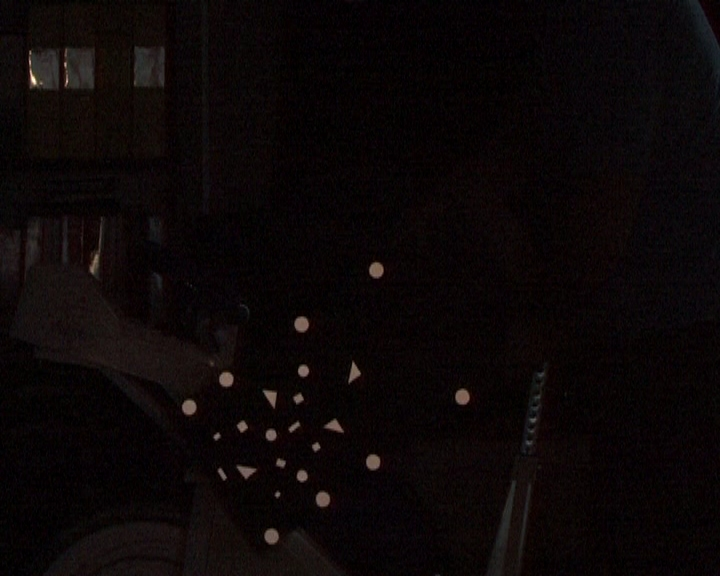
%> input picture Hafta3/nesneler_0001.jpg, 720 x 576 px; its folder holds 4 pictures in this run
$ octave hough.m   (GNU Octave 9; MATLAB toolbox functions it lacks are replaced by stand-ins)
%> lines starting %> are read from the running program, lines starting %| are printed output that depends on the picture
jpegFiles = dir('*.jpg');
numfiles = length(jpegFiles);
mydata = cell(1, numfiles);
n=1;
for k=1:numfiles
    mydata{k} = imread(jpegFiles(k).name);
    imshow( mydata{k})
% [9 lines of commented-out code are left out]
    [centers, radii, metric] = imfindcircles( mydata{k},[4 15]);
%> centers = 24 rows, first 12: [302.4 324.6; 226.8 379.8; 462.9 397.5; 189.8 407.8; 376.7 270.5; 272.2 536.7; 373.7 462.5; 323.5 499.9; 304 371.5; 302.6 476.5; 271.5 435.5; 242.9 427]; radii = 24 values, max 7.32 at index 8, min 4.06 at index 24, mean 5.71; metric = 24 values, max 0.631 at index 1, min 0.122 at index 24, mean 0.399
    centersStrong5 = centers(1:11,:);
%> centersStrong5 = [302.4 324.6; 226.8 379.8; 462.9 397.5; 189.8 407.8; 376.7 270.5; 272.2 536.7; 373.7 462.5; 323.5 499.9; 304 371.5; 302.6 476.5; 271.5 435.5]
    radiiStrong5 = radii(1:11);
%> radiiStrong5 = [7.25; 7.03; 7.14; 7.2; 7.17; 7.13; 7.04; 7.32; 5.49; 5.37; 5.3]
    metricStrong5 = metric(1:11);
%> metricStrong5 = [0.631; 0.616; 0.615; 0.615; 0.614; 0.591; 0.587; 0.586; 0.513; 0.498; 0.486]
    viscircles(centersStrong5, radiiStrong5,'EdgeColor','b');
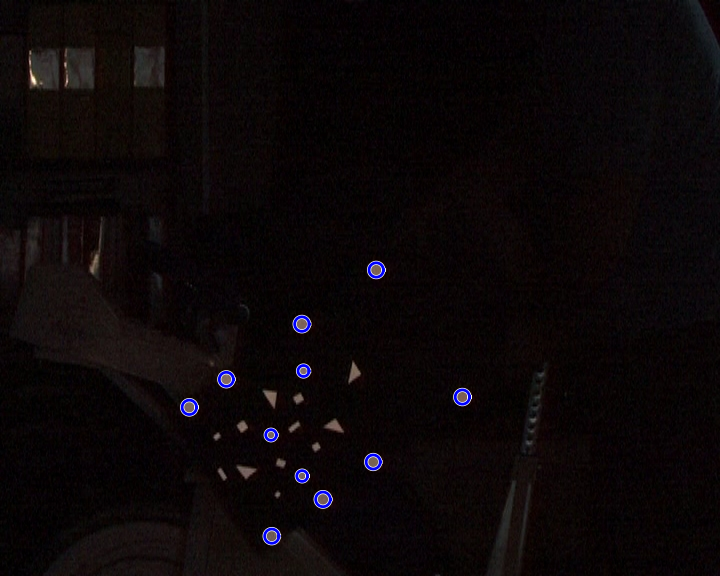
%> figure redrawn from the program's plot data
    saveas(gcf,strcat('Hough\marked_0',int2str(n)),'jpeg');
    n=n+1;
end
%> pass 2 of the loop `for k=1:numfiles`:
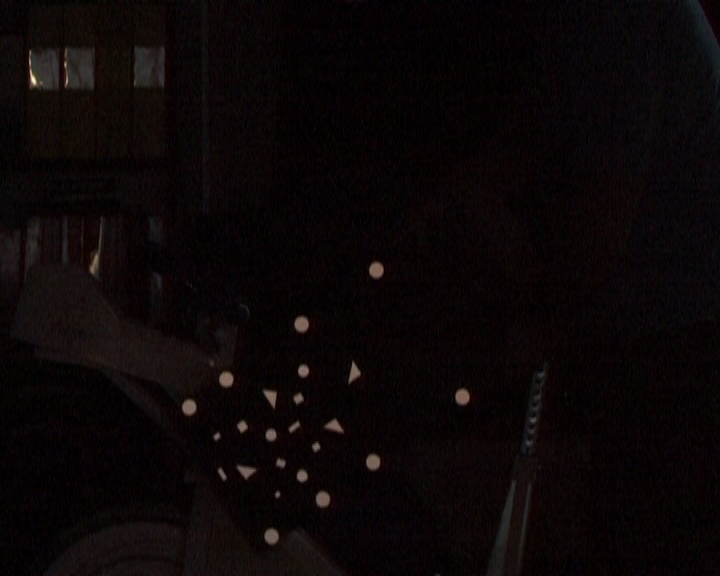
%> input picture Hafta3/nesneler_0002.jpg, 720 x 576 px
%> centers = 24 rows, first 12: [302 324.8; 376.8 270.7; 189.8 407.8; 462.7 397.5; 226.8 380; 272.2 536.8; 373.7 462.7; 323.5 499.7; 303.8 371.5; 302.7 476.5; 271.7 435.5; 243 427.1]; radii = 24 values, max 7.16 at index 4, min 4 at index 23, mean 5.79; metric = 24 values, max 0.676 at index 1, min 0.178 at index 24, mean 0.442
%> centersStrong5 = [302 324.8; 376.8 270.7; 189.8 407.8; 462.7 397.5; 226.8 380; 272.2 536.8; 373.7 462.7; 323.5 499.7; 303.8 371.5; 302.7 476.5; 271.7 435.5]
%> radiiStrong5 = [7.12; 7.04; 7.16; 7.16; 7.15; 7.14; 6.93; 6.9; 5.28; 5.16; 5.4]
%> metricStrong5 = [0.676; 0.667; 0.667; 0.665; 0.663; 0.662; 0.651; 0.622; 0.597; 0.566; 0.555]
%> `viscircles(centersStrong5, radiiStrong5,'EdgeColor','b');`:
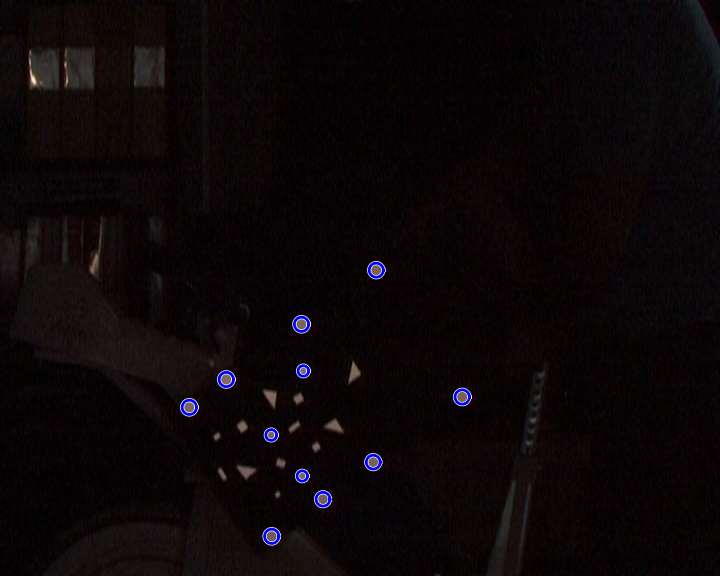
%> figure redrawn from the program's plot data
%> pass 3 of the loop `for k=1:numfiles`:
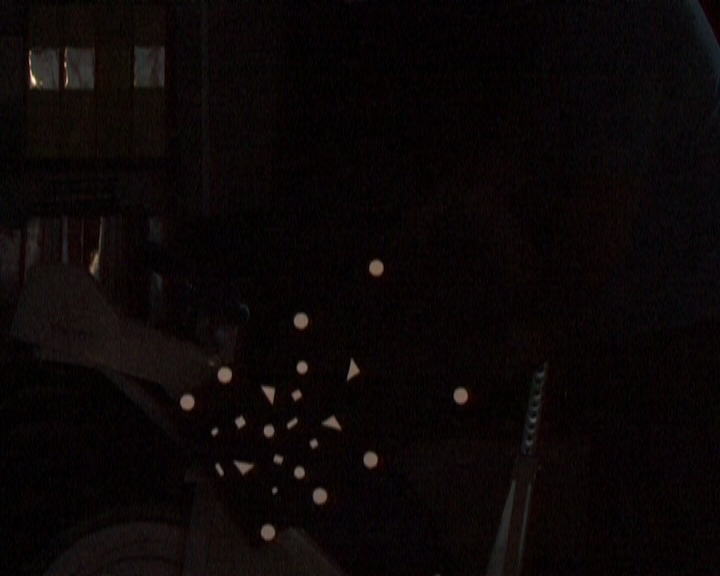
%> input picture Hafta3/nesneler_0003.jpg, 720 x 576 px
%> centers = 24 rows, first 12: [371.2 460.2; 461.4 396.4; 225.4 375.4; 187.9 402.6; 377 268.5; 320.3 496.5; 301.5 321.3; 300.2 473; 302.6 367.9; 268.5 533; 269.5 431.3; 297.6 395.8]; radii = 24 values, max 7.39 at index 18, min 4.21 at index 17, mean 5.88; metric = 24 values, max 0.667 at index 1, min 0.199 at index 24, mean 0.446
%> centersStrong5 = [371.2 460.2; 461.4 396.4; 225.4 375.4; 187.9 402.6; 377 268.5; 320.3 496.5; 301.5 321.3; 300.2 473; 302.6 367.9; 268.5 533; 269.5 431.3]
%> radiiStrong5 = [6.98; 7.08; 6.84; 7.11; 7.07; 7.33; 6.86; 5.1; 5.18; 7.28; 5.44]
%> metricStrong5 = [0.667; 0.663; 0.656; 0.654; 0.649; 0.632; 0.626; 0.613; 0.61; 0.597; 0.551]
%> `viscircles(centersStrong5, radiiStrong5,'EdgeColor','b');`:
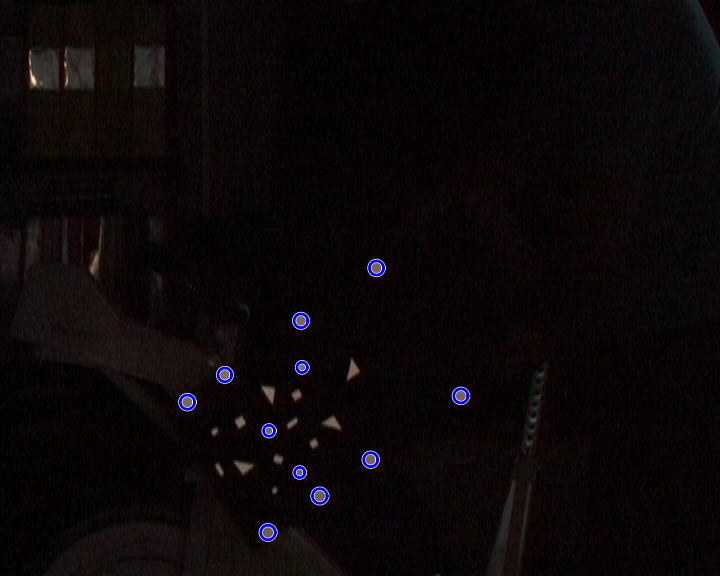
%> figure redrawn from the program's plot data
%> the loop made 4 passes; the first 3 are shown
